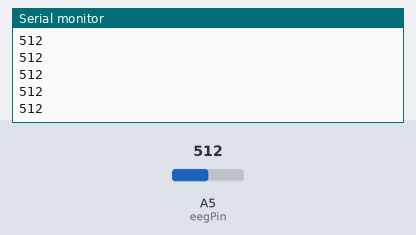
A sketch run on a simulated Arduino Uno, built with avr-gcc and run on an emulated ATmega328P. Parts: the last lines printed to the serial monitor. The test bench sets the inputs (shaded band); at power-on: A5 (eegPin) = 512.

Above: at 1.2 s.
1.3 s: A5 (eegPin) set to 716
At 1.8 s:
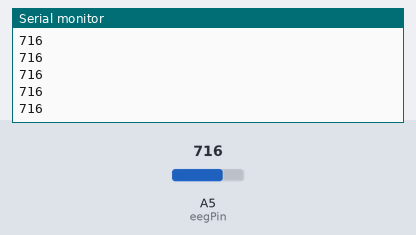
2.8 s: A5 (eegPin) set to 900
At 3.7 s:
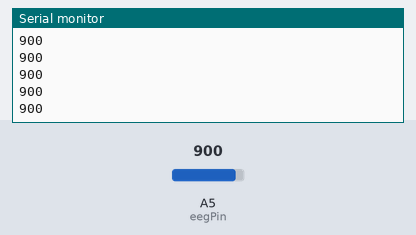
Timing chart, 0 to 5.8 s (numbered marks = the images above; inputs shaded):
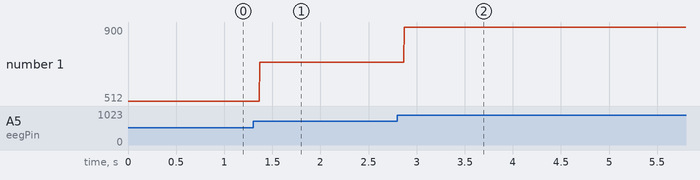

Measured:
- after the input at 1.3 s, the serial monitor: prints a new line after 0.07 s (image 1)
- after the input at 2.8 s, the serial monitor: prints a new line after 0.07 s (image 2)
- plotted number 1: 512 → 716 after the input at 1.3 s, 716 → 900 after the input at 2.8 s

The sketch:

sketch_sep20c.ino
```cpp
int eegPin = A5;  // Assign the analog pin
void setup() {
    Serial.begin(9600);  // Initialize serial communication
}

void loop() {
    int eegValue = analogRead(eegPin);  // Read the EEG signal
    Serial.println(eegValue);  // Send the value to the serial monitor
    delay(1);  // Adjust as necessary
}
```
